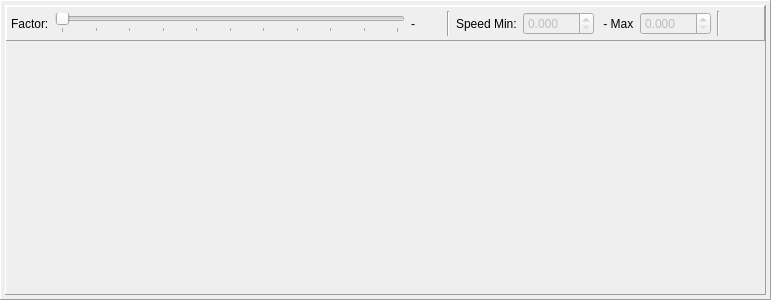
          <widget class="QFrame" name="frame_workout">
           <property name="minimumSize">
            <size>
             <width>0</width>
             <height>300</height>
            </size>
           </property>
           <property name="maximumSize">
            <size>
             <width>16777215</width>
             <height>400</height>
            </size>
           </property>
           <property name="frameShape">
            <enum>QFrame::Panel</enum>
           </property>
           <property name="frameShadow">
            <enum>QFrame::Raised</enum>
           </property>
           <layout class="QVBoxLayout" name="verticalLayout_4">
            <property name="spacing">
             <number>4</number>
            </property>
            <property name="leftMargin">
             <number>4</number>
            </property>
            <property name="topMargin">
             <number>4</number>
            </property>
            <property name="rightMargin">
             <number>4</number>
            </property>
            <property name="bottomMargin">
             <number>4</number>
            </property>
            <item>
             <widget class="QFrame" name="frame_polish">
              <property name="sizePolicy">
               <sizepolicy hsizetype="Preferred" vsizetype="Preferred">
                <horstretch>0</horstretch>
                <verstretch>2</verstretch>
               </sizepolicy>
              </property>
              <property name="frameShape">
               <enum>QFrame::Panel</enum>
              </property>
              <property name="frameShadow">
               <enum>QFrame::Raised</enum>
              </property>
              <layout class="QVBoxLayout" name="verticalLayout_11">
               <property name="spacing">
                <number>0</number>
               </property>
               <property name="leftMargin">
                <number>0</number>
               </property>
               <property name="topMargin">
                <number>0</number>
               </property>
               <property name="rightMargin">
                <number>0</number>
               </property>
               <property name="bottomMargin">
                <number>0</number>
               </property>
               <item>
                <widget class="QFrame" name="frame_control">
                 <property name="minimumSize">
                  <size>
                   <width>0</width>
                   <height>25</height>
                  </size>
                 </property>
                 <property name="maximumSize">
                  <size>
                   <width>16777215</width>
                   <height>35</height>
                  </size>
                 </property>
                 <property name="baseSize">
                  <size>
                   <width>0</width>
                   <height>0</height>
                  </size>
                 </property>
                 <property name="font">
                  <font>
                   <family>Segoe UI</family>
                  </font>
                 </property>
                 <property name="frameShape">
                  <enum>QFrame::Panel</enum>
                 </property>
                 <property name="frameShadow">
                  <enum>QFrame::Raised</enum>
                 </property>
                 <layout class="QHBoxLayout" name="horizontalLayout_8">
                  <property name="leftMargin">
                   <number>4</number>
                  </property>
                  <property name="topMargin">
                   <number>4</number>
                  </property>
                  <property name="rightMargin">
                   <number>4</number>
                  </property>
                  <property name="bottomMargin">
                   <number>4</number>
                  </property>
                  <item>
                   <widget class="QLabel" name="label">
                    <property name="text">
                     <string>Factor:</string>
                    </property>
                   </widget>
                  </item>
                  <item>
                   <widget class="QSlider" name="horizontalSlider_factor">
                    <property name="minimumSize">
                     <size>
                      <width>350</width>
                      <height>0</height>
                     </size>
                    </property>
                    <property name="maximum">
                     <number>10</number>
                    </property>
                    <property name="pageStep">
                     <number>1</number>
                    </property>
                    <property name="orientation">
                     <enum>Qt::Horizontal</enum>
                    </property>
                    <property name="tickPosition">
                     <enum>QSlider::TicksBelow</enum>
                    </property>
                    <property name="tickInterval">
                     <number>1</number>
                    </property>
                   </widget>
                  </item>
                  <item>
                   <widget class="QLabel" name="label_factorValue">
                    <property name="minimumSize">
                     <size>
                      <width>30</width>
                      <height>0</height>
                     </size>
                    </property>
                    <property name="text">
                     <string>-</string>
                    </property>
                   </widget>
                  </item>
                  <item>
                   <widget class="Line" name="line_5">
                    <property name="orientation">
                     <enum>Qt::Vertical</enum>
                    </property>
                   </widget>
                  </item>
                  <item>
                   <widget class="QLabel" name="label_2">
                    <property name="text">
                     <string>Speed Min:</string>
                    </property>
                   </widget>
                  </item>
                  <item>
                   <widget class="QDoubleSpinBox" name="doubleSpinBox_polMin">
                    <property name="enabled">
                     <bool>false</bool>
                    </property>
                    <property name="prefix">
                     <string/>
                    </property>
                    <property name="decimals">
                     <number>3</number>
                    </property>
                    <property name="maximum">
                     <double>999.990000000000009</double>
                    </property>
                   </widget>
                  </item>
                  <item>
                   <widget class="QLabel" name="label_3">
                    <property name="text">
                     <string> - Max</string>
                    </property>
                   </widget>
                  </item>
                  <item>
                   <widget class="QDoubleSpinBox" name="doubleSpinBox_polMax">
                    <property name="enabled">
                     <bool>false</bool>
                    </property>
                    <property name="decimals">
                     <number>3</number>
                    </property>
                    <property name="maximum">
                     <double>999.990000000000009</double>
                    </property>
                   </widget>
                  </item>
                  <item>
                   <widget class="Line" name="line_6">
                    <property name="orientation">
                     <enum>Qt::Vertical</enum>
                    </property>
                   </widget>
                  </item>
                  <item>
                   <spacer name="horizontalSpacer_2">
                    <property name="orientation">
                     <enum>Qt::Horizontal</enum>
                    </property>
                    <property name="sizeHint" stdset="0">
                     <size>
                      <width>40</width>
                      <height>20</height>
                     </size>
                    </property>
                   </spacer>
                  </item>
                 </layout>
                </widget>
               </item>
               <item>
                <widget class="QCustomPlot" name="widget_plot" native="true"/>
               </item>
              </layout>
             </widget>
            </item>
           </layout>
          </widget>
